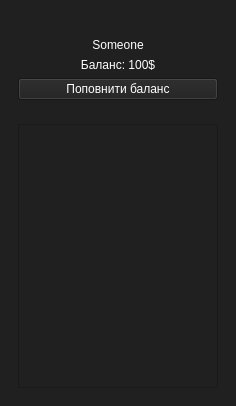
<?xml version="1.0" encoding="UTF-8"?>
<ui version="4.0">
 <class>ProfileWindow</class>
 <widget class="QMainWindow" name="ProfileWindow">
  <property name="geometry">
   <rect>
    <x>0</x>
    <y>0</y>
    <width>236</width>
    <height>406</height>
   </rect>
  </property>
  <property name="windowTitle">
   <string>MainWindow</string>
  </property>
  <property name="styleSheet">
   <string notr="true">background-color: rgb(32, 32, 32);
color: rgb(255, 255, 255)</string>
  </property>
  <widget class="QWidget" name="centralwidget">
   <layout class="QVBoxLayout" name="verticalLayout">
    <item>
     <widget class="QWidget" name="widget" native="true">
      <layout class="QGridLayout" name="gridLayout_2">
       <item row="0" column="1">
        <widget class="QLabel" name="label">
         <property name="maximumSize">
          <size>
           <width>200</width>
           <height>200</height>
          </size>
         </property>
         <property name="text">
          <string/>
         </property>
         <property name="pixmap">
          <pixmap>../UI/Resources/avatar-icon.png</pixmap>
         </property>
         <property name="scaledContents">
          <bool>true</bool>
         </property>
        </widget>
       </item>
       <item row="1" column="1">
        <widget class="QLabel" name="label_2">
         <property name="maximumSize">
          <size>
           <width>16777215</width>
           <height>50</height>
          </size>
         </property>
         <property name="text">
          <string>Someone</string>
         </property>
         <property name="alignment">
          <set>Qt::AlignCenter</set>
         </property>
        </widget>
       </item>
       <item row="3" column="1">
        <widget class="QPushButton" name="pushButton">
         <property name="text">
          <string>Поповнити баланс</string>
         </property>
        </widget>
       </item>
       <item row="2" column="1">
        <widget class="QLabel" name="label_3">
         <property name="text">
          <string>Баланс: 100$</string>
         </property>
         <property name="alignment">
          <set>Qt::AlignCenter</set>
         </property>
        </widget>
       </item>
      </layout>
     </widget>
    </item>
    <item>
     <widget class="QWidget" name="widget_2" native="true">
      <property name="sizePolicy">
       <sizepolicy hsizetype="Expanding" vsizetype="Preferred">
        <horstretch>0</horstretch>
        <verstretch>0</verstretch>
       </sizepolicy>
      </property>
      <layout class="QVBoxLayout" name="verticalLayout_4">
       <item>
        <layout class="QGridLayout" name="gridLayout">
         <item row="0" column="0">
          <widget class="QScrollArea" name="scrollArea">
           <property name="widgetResizable">
            <bool>true</bool>
           </property>
           <widget class="QWidget" name="scrollAreaWidgetContents">
            <property name="geometry">
             <rect>
              <x>0</x>
              <y>0</y>
              <width>196</width>
              <height>68</height>
             </rect>
            </property>
           </widget>
          </widget>
         </item>
        </layout>
       </item>
      </layout>
     </widget>
    </item>
   </layout>
  </widget>
 </widget>
 <resources/>
 <connections/>
</ui>
